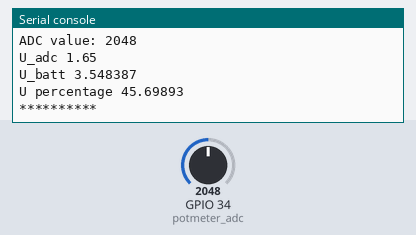
Recording of a program running on a simulated ESP32 board running MicroPython. On the bench: the last lines printed to the serial console. The test bench sets the inputs (shaded band); at power-on: GPIO 34 (potmeter_adc) = 2048 (analog values on the 0–4095 scale).

Above: at 1.2 s.
1.3 s: GPIO 34 (potmeter_adc) set to 2866
At 1.56 s:
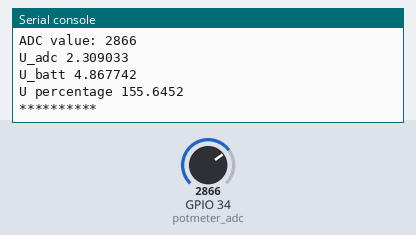
2.8 s: GPIO 34 (potmeter_adc) set to 3603
At 2.97 s:
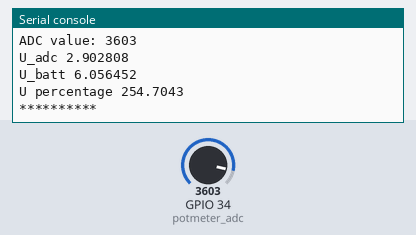
Timing chart, 0 to 5.8 s (numbered marks = the images above; inputs shaded):
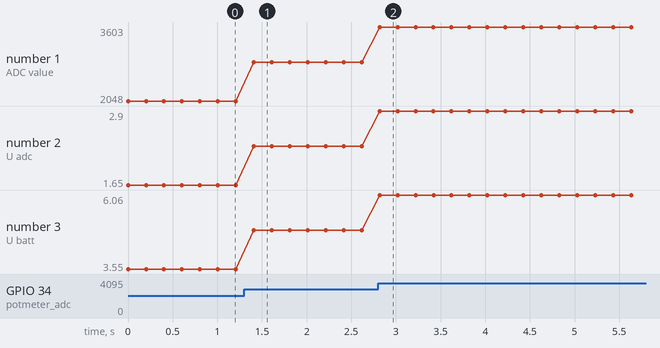

The program:

Batteriprocentm_ler.py
```python
# A simple potmeter test program
from machine import ADC, Pin, PWM
from time import sleep

potmeter_adc = ADC(Pin(34))
potmeter_adc.atten(ADC.ATTN_11DB)      # Full range: 3,3 V and 12 bits

adc1 = 2390
U1 = 4.1
adc2 = 2080
U2 = 3.6

a = (U1-U2)/(adc1-adc2)
b = U2 - a*adc2

def batt_voltage(adc_v):
    u_batt = a*adc_v+b
    return u_batt

#Procent:
# 3V = 0%
# 4.2V = 100%
def batt_percentage(u_batt):
    without_offset = (u_batt-3)
    normalized = without_offset / (4.2-3.0)
    percent = normalized * 100
    return percent

while True:
    val = potmeter_adc.read()
    print('ADC value:',val)
    print('U_adc', (3.3/4096*val))
    print('U_batt', batt_voltage(val))
    print('U percentage', batt_percentage(batt_voltage(val)))
    print('*'*10)
    sleep(0.2)
```

Measured:
- after the input at 1.3 s, the serial console: prints a new line after 0.11 s (image 1)
- after the input at 2.8 s, the serial console: prints a new line at once (image 2)
- plotted number 1: 2048 → 2866 after the input at 1.3 s, 2866 → 3603 after the input at 2.8 s
- plotted number 2: 1.65 → 2.31 after the input at 1.3 s, 2.31 → 2.9 after the input at 2.8 s
- plotted number 3: 3.55 → 4.87 after the input at 1.3 s, 4.87 → 6.06 after the input at 2.8 s
